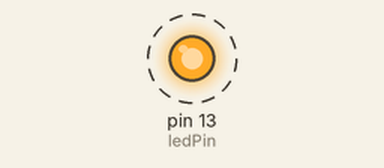
A sketch run on a simulated Arduino Uno, built with avr-gcc and run on an emulated ATmega328P. Parts: output pins drawn as LEDs (lit = HIGH). Dashed ring = blinking. What the sketch prints to the serial monitor is not drawn.

Above: at 3.5 s.
Timing chart, 0 to 7.6 s (numbered marks = the images above):
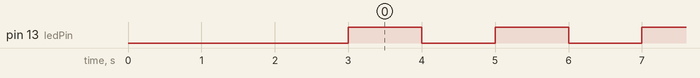

Measured:
- by itself, pin 13 (ledPin): alternates HIGH for 1.0 s and LOW for 1.0 s

The sketch:

scheduler-roomba-500.ino
```cpp
/*
  Set a schedule on an iRobot Roomba 500 series, using just an Arduino.
  Mads Chr. Olesen, 2015.
*/

const byte currentDay = 3;
// 0: Sunday, 1: Monday, 2: Tuesday, 3: Wednesday, 4: Thursday, 5: Friday, 6: Saturday
const byte currentHour = 2;
const byte currentMinute = 58;

// Wanted Scheduler TODO CHANGE FIRST!!!!
const byte SUNDAY = 0x01, MONDAY = 0x02, TUESDAY = 0x04, WEDNESDAY = 0x08, THURSDAY = 0x10, FRIDAY = 0x20, SATURDAY = 0x40;

const byte daystorun = SUNDAY | MONDAY | WEDNESDAY | FRIDAY;
const byte times[14] = {
  3, 0, // Sunday time
  3, 0, // Monday time
  3, 0, // Tuesday time
  3, 0, // Wednesday time
  3, 0, // Thursday time
  3, 0, // Friday time
  3, 0, // Saturday time
};

const int ledPin = 13;

void setup() {
  Serial.begin(115200);
  pinMode(ledPin, OUTPUT);
  digitalWrite(ledPin, 0);

  Serial.write(128); //Start
  delay(1000);
  Serial.write(131); //Safe mode, turns off Roomba light
  delay(1000);
  Serial.write(128); //Start, back to passive mode
  delay(500);

  //Set day time TODO CHANGE FIRST!!!!
  Serial.write(168);
  Serial.write(currentDay);
  Serial.write(currentHour);
  Serial.write(currentMinute);
  delay(500);

  //Set schedule
  Serial.write(167);
  Serial.write(daystorun);
  for (int i = 0; i < 14; i++) {
    Serial.write(times[i]);
  }
}

void loop() {
  digitalWrite(ledPin, 1);
  delay(1000);
  digitalWrite(ledPin, 0);
  delay(1000);
}
```
